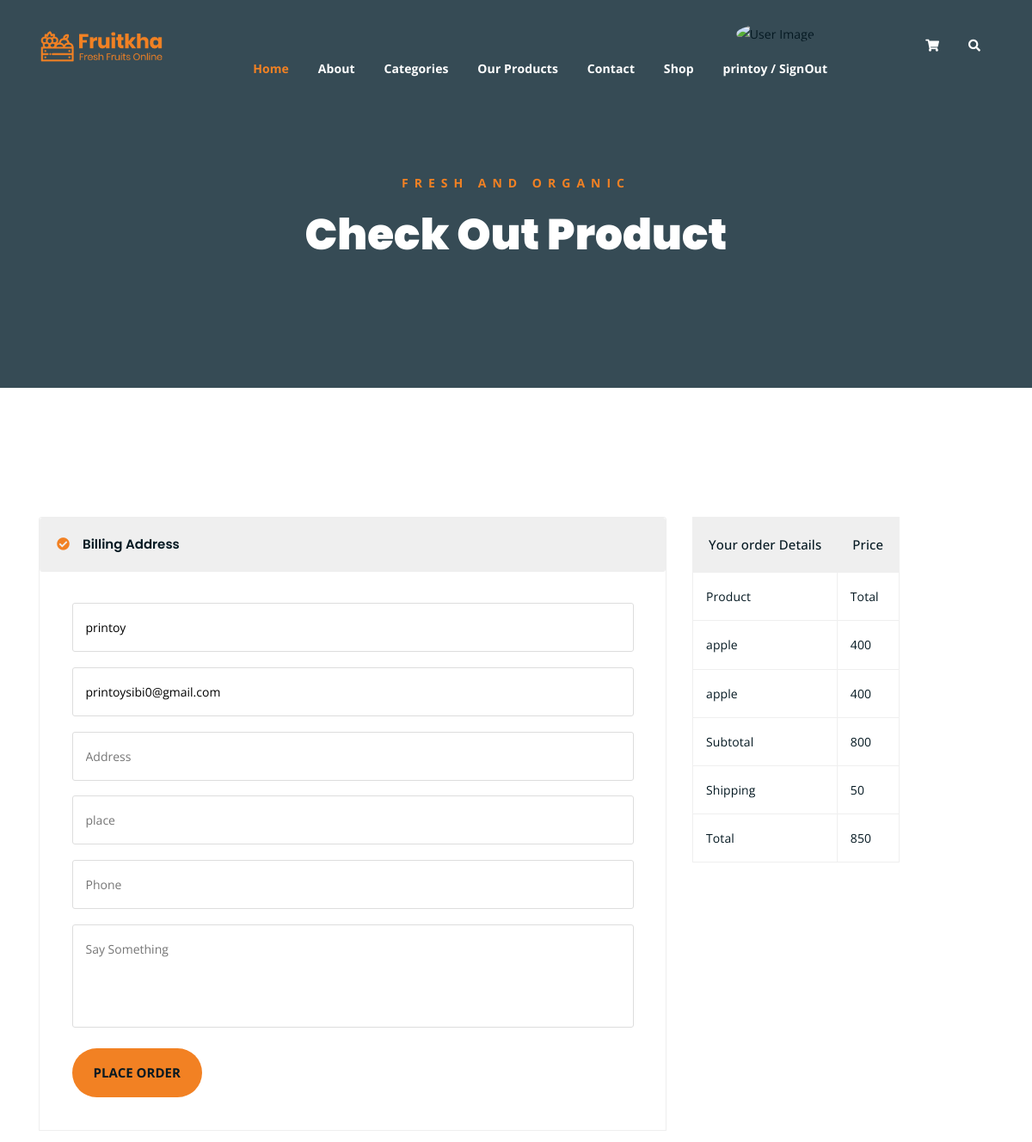
Before: /checkoutpage/ (signed in, upper part) with the older database file.
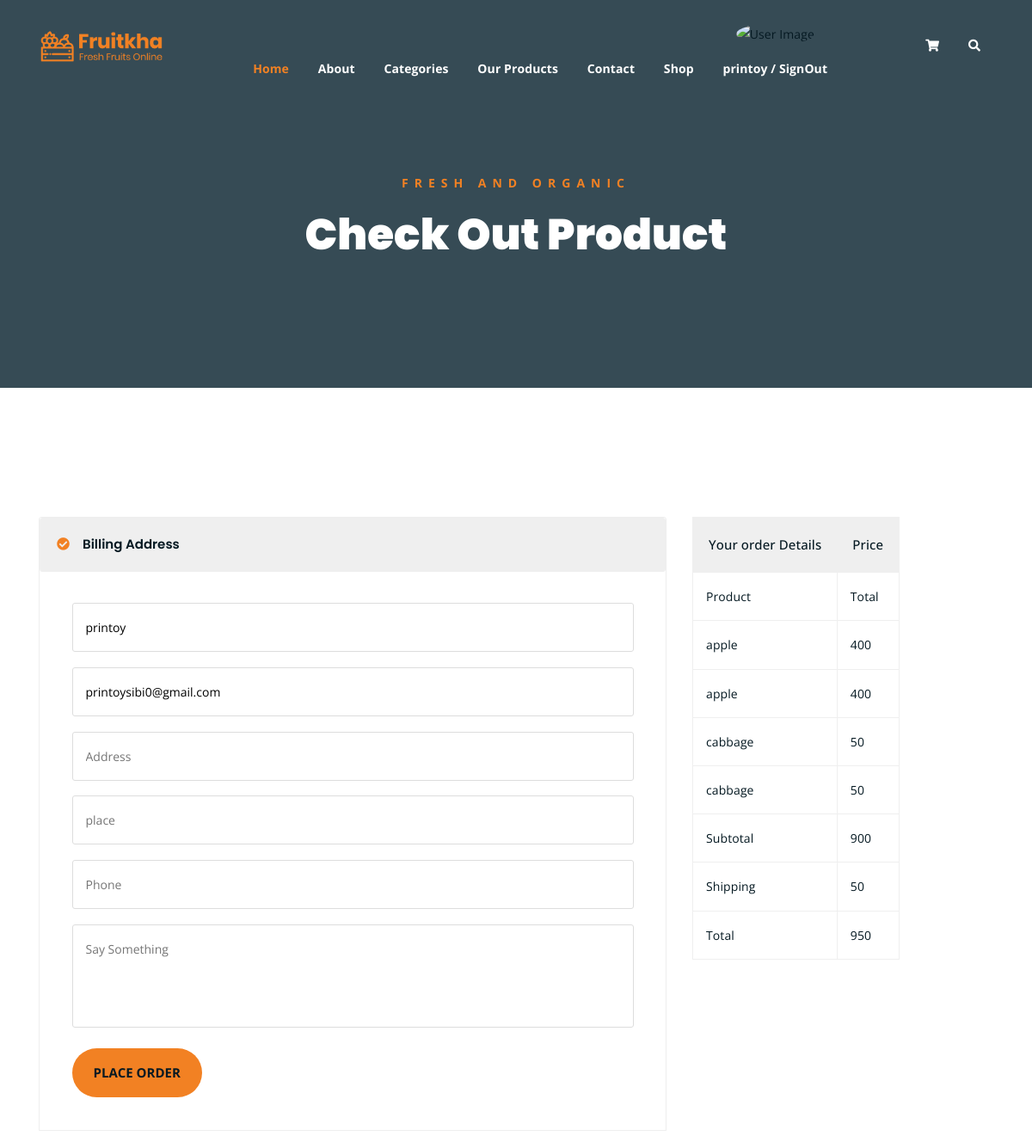
After: the same page with the newer database file.
### Webapp/models.py (models this page shows)
class cartdb(models.Model):
    uname = models.CharField(max_length=50, null=True, blank=True)
    pname = models.CharField(max_length=50, null=True, blank=True)
    total = models.IntegerField(null=True, blank=True)
    quantity = models.IntegerField(null=True, blank=True)

### Webapp/views.py (the view)
# urls.py: path('checkoutpage/', views.checkoutpage, name="checkoutpage"),
def checkoutpage(req):
    data = cartdb.objects.filter(uname=req.session['username'])
    cat = Category.objects.all()
    total_price = 0
    for i in data:
        total_price = total_price + i.total
    cost = 0
    if total_price > 500:
        cost = 50
    elif total_price >= 1000:
        cost = 0
    else:
        cost = 100
    total = cost + total_price
    return render(req, "checkout.html",
                  {'data': data, 'total_price': total_price, 'cost': cost, 'total': total, 'cat': cat})

### Webapp/templates/checkout.html (shortened to what the changed rows need)
<!DOCTYPE html>
{% load static %}
<html lang="en">
<head>
	<link rel="stylesheet" href="{% static 'assets/css/all.min.css' %}">
	<link rel="stylesheet" href="{% static 'assets/bootstrap/css/bootstrap.min.css' %}">
	<link rel="stylesheet" href="{% static 'assets/css/owl.carousel.css' %}">
	<link rel="stylesheet" href="{% static 'assets/css/magnific-popup.css' %}">
	<link rel="stylesheet" href="{% static 'assets/css/animate.css' %}">
	<link rel="stylesheet" href="{% static 'assets/css/meanmenu.min.css' %}">
	<link rel="stylesheet" href="{% static 'assets/css/main.css' %}">
	<link rel="stylesheet" href="{% static 'assets/css/responsive.css' %}">
</head>
<body>
	<div class="breadcrumb-section breadcrumb-bg">
		<div class="container">
			<div class="row">
				<div class="col-lg-8 offset-lg-2 text-center">
					<div class="breadcrumb-text">
						<h1>Check Out Product</h1>
					</div>
				</div>
			</div>
		</div>
	</div>
	<div class="checkout-section mt-150 mb-150">
		<div class="container">
			<div class="row">
				<div class="col-lg-4">
					<div class="order-details-wrap">
						<table class="order-details">
							<thead>
								<tr>
									<th>Your order Details</th>
									<th>Price</th>
								</tr>
							</thead>
							<tbody class="order-details-body">
								{% for i in data %}
								<tr>
									<td>{{i.pname}}</td>
									<td>{{i.total}}</td>
								</tr>
							{% endfor %}
							</tbody>
							<tbody class="checkout-details">
								<tr>
									<td>Subtotal</td>
									<td>{{total_price}}</td>
								</tr>
								<tr>
									<td>Total</td>
									<td>{{total}}</td>
								</tr>
							</tbody>
						</table>
					</div>
				</div>
			</div>
		</div>
	</div>
</body>
</html>

Changed rows visible on the page:
added cartdb: pname "cabbage", total "50"
added cartdb: pname "cabbage", total "50"
Other visible differences:
{{ total_price }}: "800" → "900"
{{ total }}: "850" → "950"
